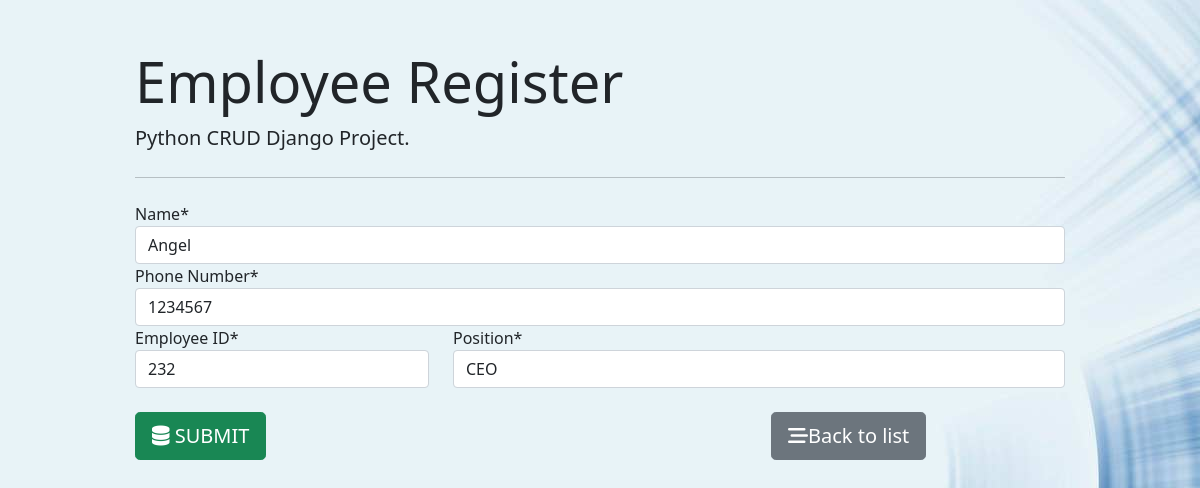
Page /9/ on the committed database.
### Employee_registration/models.py (models this page shows)
class Employee(models.Model):
    FullName=models.CharField(max_length=20,blank=False)
    Emp_code=models.CharField(max_length=20,blank=False)
    mobile=models.CharField(max_length=10,blank=False)
    position=models.ForeignKey(Position,on_delete=models.CASCADE)

### Employee_registration/views.py (the view, shortened to what this page needs)
# urls.py: path('', views.Employee_form, name='employee_insert'),
def Employee_form(request,id=0):
    if request.method=="GET":
        if id==0:
            form=EmployeeForm()
        else:
            employee = Employee.objects.get(pk=id)
            form = EmployeeForm(instance= employee)
        return render(request,"Employee_form.html", {'k':form})

### Employee_registration/forms.py
class EmployeeForm(ModelForm):
    class Meta:
        model=Employee
        fields='FullName','mobile','Emp_code','position'
        labels={'FullName':'Name','Emp_code':'Employee ID','mobile':'Phone Number'}

### Employee_registration/models.py (called while the page is built)
    def __str__(self):
        return self.title

### templates/Employee_form.html (shortened to what this page needs)
{% extends 'base.html' %}
{% load crispy_forms_tags %}
{% block content %}
<form action="" method="post" autocomplete="off">
{{k.FullName|as_crispy_field}}
{{k.mobile|as_crispy_field}}
<div class="row">
    <div class=col-md-4>
        {{k.Emp_code|as_crispy_field}}
    </div>
    <div class=col-md-8>
        {{k.position|as_crispy_field}}
    </div>
</div>
<br>
<div class="row">
    <div class=col-md-8>
    <button type="submit" class="btn btn-success btn-lg">
            <i class="fa-solid fa-database"></i> SUBMIT</button>
    </div>
    <div class=col-md-4>
        <a href="" class="btn btn-secondary btn-lg">
            <i class="fas fa-stream"></i>Back to list
        </a>
    </div>
</div></form>
{% endblock %}

### rows in the picture
Employee: FullName "Angel", mobile "1234567", Emp_code "232", position "CEO"
